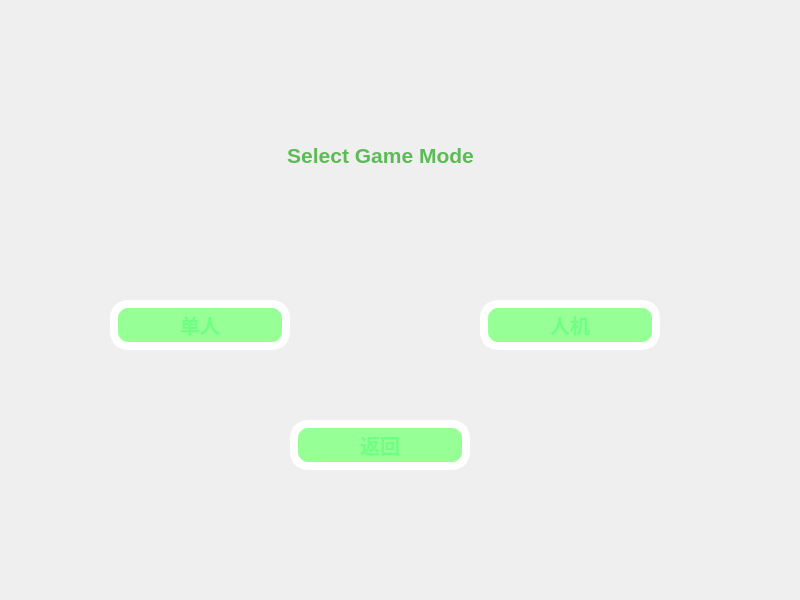
<?xml version="1.0" encoding="UTF-8"?>
<ui version="4.0">
 <class>Dialog</class>
 <widget class="QDialog" name="Dialog">
  <property name="geometry">
   <rect>
    <x>0</x>
    <y>0</y>
    <width>800</width>
    <height>600</height>
   </rect>
  </property>
  <property name="windowTitle">
   <string>Mode Select</string>
  </property>
  <widget class="QLabel" name="label">
   <property name="geometry">
    <rect>
     <x>210</x>
     <y>100</y>
     <width>341</width>
     <height>111</height>
    </rect>
   </property>
   <property name="minimumSize">
    <size>
     <width>30</width>
     <height>30</height>
    </size>
   </property>
   <property name="styleSheet">
    <string notr="true"> color:rgba(51,172,43,200);                                                                  </string>
   </property>
   <property name="text">
    <string>&lt;html&gt;&lt;head/&gt;&lt;body&gt;&lt;p align=&quot;center&quot;&gt;&lt;span style=&quot; font-size:16pt; font-weight:600;&quot;&gt;Select Game Mode&lt;/span&gt;&lt;/p&gt;&lt;/body&gt;&lt;/html&gt;</string>
   </property>
  </widget>
  <widget class="QPushButton" name="pushButton">
   <property name="geometry">
    <rect>
     <x>110</x>
     <y>300</y>
     <width>180</width>
     <height>50</height>
    </rect>
   </property>
   <property name="styleSheet">
    <string notr="true">QPushButton{
                   background-color:rgb(150,255,150);
                   border-style:outset;                
                   border-width:8px;                   
                   border-radius:18px;                   
                   border-color:rgb(255,255,255);
                   font:bold 20px; 
				 color:rgba(102,255,129,200);                                                                 
                   padding:6px;                          
                   
}
 QPushButton:pressed{
                   background-color:rgba(100,200,150,200);
                   border-color:rgba(255,255,255,30);
                   border-style:inset;
                   color:rgba(255,127,0,100);
                   }
                 
 QPushButton:hover{
 				background-color:rgba(100,255,150,200);
                  border-color:rgba(255,255,255,200);
                  color:rgba(255,127,0,200);
                   }</string>
   </property>
   <property name="text">
    <string>单人</string>
   </property>
  </widget>
  <widget class="QPushButton" name="pushButton_2">
   <property name="geometry">
    <rect>
     <x>480</x>
     <y>300</y>
     <width>180</width>
     <height>50</height>
    </rect>
   </property>
   <property name="styleSheet">
    <string notr="true">QPushButton{
                   background-color:rgb(150,255,150);
                   border-style:outset;                
                   border-width:8px;                   
                   border-radius:18px;                   
                   border-color:rgb(255,255,255);
                   font:bold 20px; 
				 color:rgba(102,255,129,200);                                                                 
                   padding:6px;                          
                   
}
 QPushButton:pressed{
                   background-color:rgba(100,200,150,200);
                   border-color:rgba(255,255,255,30);
                   border-style:inset;
                   color:rgba(255,127,0,100);
                   }
                 
 QPushButton:hover{
 				background-color:rgba(100,255,150,200);
                  border-color:rgba(255,255,255,200);
                  color:rgba(255,127,0,200);
                   }</string>
   </property>
   <property name="text">
    <string>人机</string>
   </property>
  </widget>
  <widget class="QPushButton" name="pushButton_3">
   <property name="geometry">
    <rect>
     <x>290</x>
     <y>420</y>
     <width>180</width>
     <height>50</height>
    </rect>
   </property>
   <property name="styleSheet">
    <string notr="true">QPushButton{
                   background-color:rgb(150,255,150);
                   border-style:outset;                
                   border-width:8px;                   
                   border-radius:18px;                   
                   border-color:rgb(255,255,255);
                   font:bold 20px; 
				 color:rgba(102,255,129,200);                                                                 
                   padding:6px;                          
                   
}
 QPushButton:pressed{
                   background-color:rgba(100,200,150,200);
                   border-color:rgba(255,255,255,30);
                   border-style:inset;
                   color:rgba(255,127,0,100);
                   }
                 
 QPushButton:hover{
 				background-color:rgba(100,255,150,200);
                  border-color:rgba(255,255,255,200);
                  color:rgba(255,127,0,200);
                   }
</string>
   </property>
   <property name="text">
    <string>返回</string>
   </property>
  </widget>
 </widget>
 <resources/>
 <connections/>
</ui>
